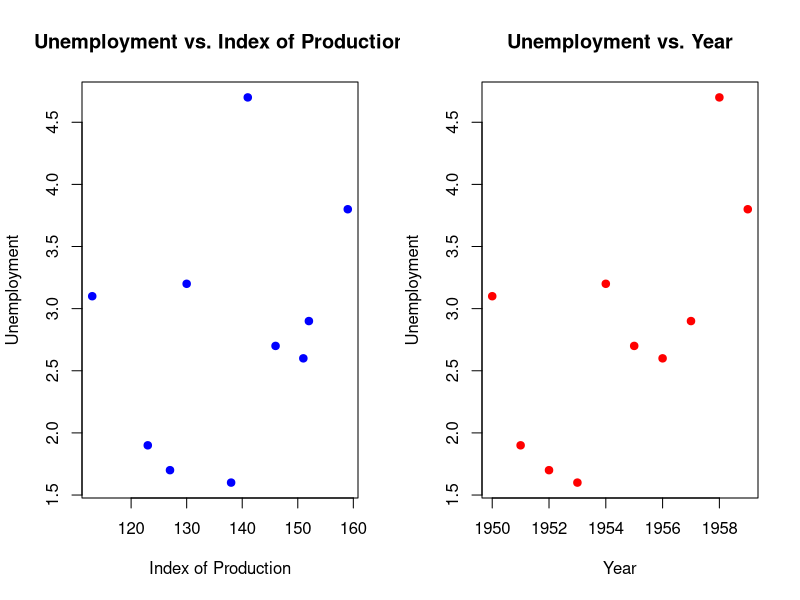

Write the R code that produced this figure.
#Page 736

unemployment <- c(3.1, 1.9, 1.7, 1.6, 3.2, 2.7, 2.6, 2.9, 4.7, 3.8)
index_production <- c(113, 123, 127, 138, 130, 146, 151, 152, 141, 159)
year <- c(1950, 1951, 1952, 1953, 1954, 1955, 1956, 1957, 1958, 1959)

par(mfrow = c(1, 2))

plot(index_production, unemployment, 
     main = "Unemployment vs. Index of Production", 
     xlab = "Index of Production", 
     ylab = "Unemployment", 
     pch = 19, 
     col = "blue")

plot(year, unemployment, 
     main = "Unemployment vs. Year", 
     xlab = "Year", 
     ylab = "Unemployment", 
     pch = 19, 
     col = "red")

par(mfrow = c(1, 1))
